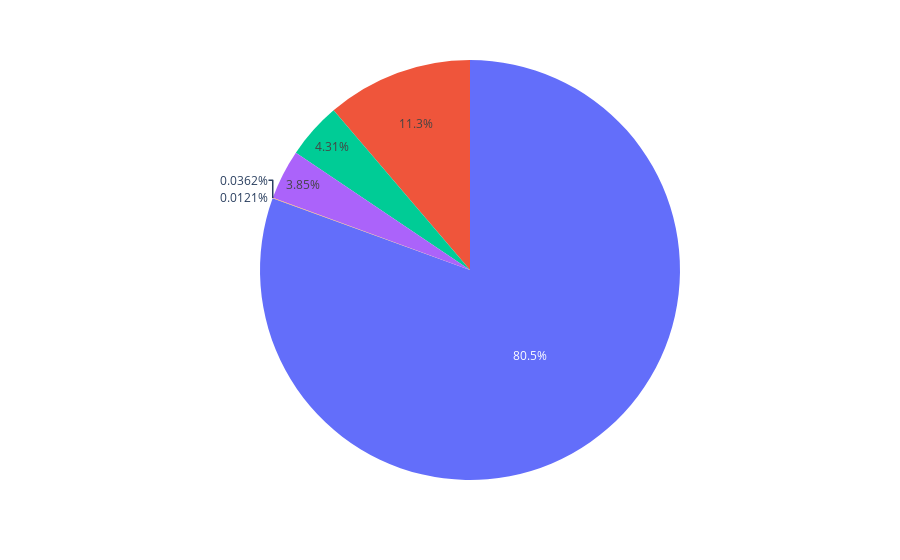

Here is the notebook cell this chart was saved with:
### Code cell
fig=px.pie(labels=ratings.index, values=ratings.values)
fig.show()

### Figure 1 — Plotly figure (JSON) as saved in the notebook; plotly's stock layout.template omitted (floating-point values rounded to 4 significant figures)
{"data": [{"domain": {"x": [0, 1], "y": [0, 1]}, "hovertemplate": "value=%{value}<extra></extra>", "legendgroup": "", "name": "", "showlegend": false, "type": "pie", "values": [6677, 933, 357, 319, 3, 1]}], "layout": {"autosize": true, "legend": {"tracegroupgap": 0}, "margin": {"t": 60}}}
